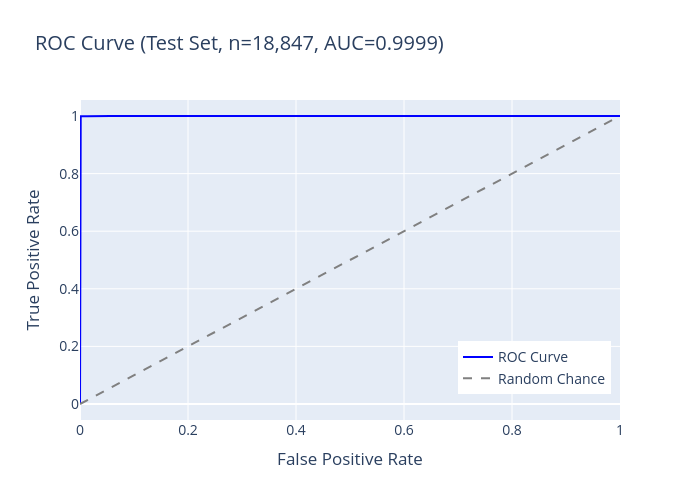

Here is the notebook cell this chart was saved with:
### Code cell
# PHASE 6, Cell 1: ROC-AUC from Correct File Path

import numpy as np
from sklearn.metrics import roc_auc_score, roc_curve
import plotly.graph_objs as go
import os
import json

OUTPUT_PATH = "C:/Users/Kshitij/Desktop/MAJOR-PROJECT(SQLi)_LATEST/Major-Project(SQLi)/notebooks/phase5a_results/preprocessed_arrays/"

y_test = np.load(os.path.join(OUTPUT_PATH, "y_test.npy"))
y_pred_proba_test_full = np.load(os.path.join(OUTPUT_PATH, "y_pred_proba_test_full.npy"))  # Should exist if saved in phase 5

print(f"Loaded y_test: {y_test.shape}, y_pred_proba_test_full: {y_pred_proba_test_full.shape}")

auc = roc_auc_score(y_test, y_pred_proba_test_full)
fpr, tpr, thresholds = roc_curve(y_test, y_pred_proba_test_full)

print(f"ROC-AUC score: {auc:.5f}")

fig = go.Figure()
fig.add_trace(go.Scatter(x=fpr, y=tpr, mode='lines', name='ROC Curve',
                         line=dict(color='blue', width=2)))
fig.add_trace(go.Scatter(x=[0, 1], y=[0, 1], mode='lines', name='Random Chance',
                         line=dict(color='gray', dash='dash')))
fig.update_layout(
    title=f'ROC Curve (Test Set, n={len(y_test):,}, AUC={auc:.4f})',
    xaxis_title='False Positive Rate',
    yaxis_title='True Positive Rate',
    width=700,
    height=500,
    legend=dict(x=0.7, y=0.08),
    font=dict(size=14)
)
fig.show()

roc_auc_metrics = {
    "timestamp": "2025-11-15 11:10:00",
    "test_set_size": int(len(y_test)),
    "roc_auc_score": float(auc)
}
with open(os.path.join(OUTPUT_PATH, "roc_auc_metrics.json"), 'w') as f:
    json.dump(roc_auc_metrics, f, indent=2)
print("[SAVED] roc_auc_metrics.json")
print("\nROC-AUC cell complete.")

### Figure 1 — Plotly figure (JSON) as saved in the notebook; plotly's stock layout.template omitted (floating-point values rounded to 4 significant figures)
{"data": [{"line": {"color": "blue", "width": 2}, "mode": "lines", "name": "ROC Curve", "type": "scatter", "x": [0, 0, 0, 0, 0, 0, 0, 0, 0, 0, 0, 0, 0, 0, 0, 0, 0, 0, 0, 0, 0, 0, 0, 0, 0, 0, 0, 0, 0, 0, 0, 0, 0, 0, 0, 0, 0, 0, 0, 0, 0, 0, 0, 0, 0, 0, 0, 0, 0, 0, 0, 0, 0, 0, 0, 0, 0, 0, 0, 0, 0, 0, 0, 0, 0, 0, 0, 0, 0, 0, 0, 0, 0, 0, 0, 0, 0, 0, 0, 0, 0.0001113, 0.0001113, 0.0003338, 0.0003338, 0.0004451, 0.0004451, 0.001335, 0.001335, 0.001558, 0.001558, 0.001892, 0.001892, 0.002003, 0.002003, 0.002448, 0.002448, 0.004006, 0.004006, 0.004562, 0.004562, 0.01302, 0.01302, 0.01569, 0.01569, 0.05697, 0.05697, 0.1184, 0.1184, 0.1502, 0.1502, 0.2599, 0.2602, 0.3605, 0.3607, 0.3652, 0.3654, 0.3801, 0.3803, 0.5203, 0.5205, 0.6102, 0.6104, 0.8478, 0.848, 0.9512, 0.9512, 1], "y": [0, 0.8509, 0.8826, 0.8949, 0.9039, 0.9103, 0.9153, 0.9195, 0.9233, 0.9258, 0.9278, 0.9302, 0.9331, 0.9356, 0.9371, 0.9385, 0.9405, 0.9415, 0.9432, 0.9445, 0.9463, 0.9471, 0.9491, 0.9498, 0.9506, 0.9515, 0.9527, 0.954, 0.955, 0.9556, 0.9561, 0.9569, 0.9583, 0.9595, 0.9604, 0.9611, 0.9613, 0.9618, 0.9622, 0.9627, 0.9634, 0.9636, 0.9642, 0.9647, 0.9648, 0.9652, 0.9655, 0.9656, 0.9659, 0.9663, 0.9668, 0.9674, 0.9677, 0.9682, 0.9684, 0.9685, 0.9689, 0.9693, 0.9695, 0.9699, 0.9702, 0.9703, 0.9705, 0.9708, 0.971, 0.9721, 0.9723, 0.9729, 0.9731, 0.9733, 0.9736, 0.9738, 0.974, 0.9744, 0.9746, 0.9804, 0.9806, 0.9815, 0.9817, 0.9967, 0.9967, 0.9984, 0.9984, 0.9985, 0.9985, 0.9986, 0.9986, 0.9988, 0.9988, 0.9989, 0.9989, 0.999, 0.999, 0.9991, 0.9991, 0.9992, 0.9992, 0.9993, 0.9993, 0.9994, 0.9994, 0.9995, 0.9995, 0.9996, 0.9996, 0.9997, 0.9997, 0.9998, 0.9998, 0.9999, 0.9999, 0.9999, 0.9999, 0.9999, 0.9999, 0.9999, 0.9999, 0.9999, 0.9999, 0.9999, 0.9999, 0.9999, 0.9999, 0.9999, 0.9999, 1, 1]}, {"line": {"color": "gray", "dash": "dash"}, "mode": "lines", "name": "Random Chance", "type": "scatter", "x": [0, 1], "y": [0, 1]}], "layout": {"font": {"size": 14}, "height": 500, "legend": {"x": 0.7, "y": 0.08}, "title": {"text": "ROC Curve (Test Set, n=18,847, AUC=0.9999)"}, "width": 700, "xaxis": {"title": {"text": "False Positive Rate"}}, "yaxis": {"title": {"text": "True Positive Rate"}}}}
